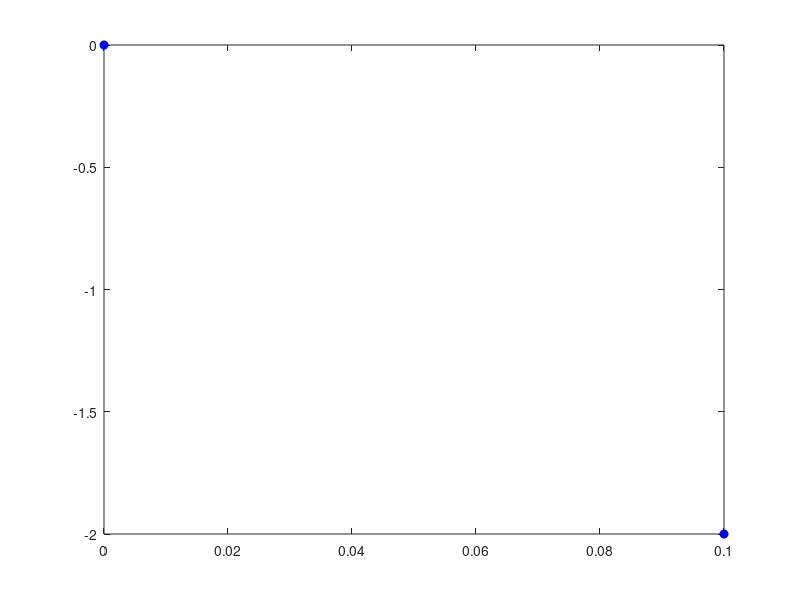

Source code (MATLAB): (Note: this script raises an error after producing the figure.)
degrees=0:0.1:2*pi;
traceXC=zeros(1,length(degrees));
traceYC=zeros(1,length(degrees));
traceXB=zeros(1,length(degrees));
traceYB=zeros(1,length(degrees));
traceMinX=zeros(1,length(degrees));
traceMinY=zeros(1,length(degrees));
%Location of Ground
Ground=-4.25;
count=0;
for theta=degrees
    count=count+1;
    %Location of Motor
    M=[0,0];
    plot(M(1),M(2),'b-o','MarkerFaceColor','b'); hold on;
    %Location of other fixed point
    F=[0.1,-2];
    plot(F(1),F(2),'b-o','MarkerFaceColor','b'); hold on;
    %Lengths of bars in the linkage (clockwise)
    a=1;
    b=4;
    c=.5;
    %Define the other points based on the line lengths
    A=[a*cos(theta),a*sin(theta)];
    B=((F-A)/norm(F-A))*b+A;
    C=computeFoot(A,B,c);
    %update trace plots
    traceXC(count)=C(1);
    traceYC(count)=C(2);
    traceXB(count)=B(1);
    traceYB(count)=B(2);
    if abs(C(1))>abs(B(1))
        traceMinX(count)=C(1);
        traceMinY(count)=C(2);
    else
        traceMinX(count)=B(1);
        traceMinY(count)=B(2);
    end
        
    %Plot line MA
    plot([M(1), A(1)], [M(2), A(2)],'r-');hold on;
    %Plot line AB
    plot([A(1), B(1)], [A(2), B(2)],'r-');hold on;
    %Plot line BC
    plot([B(1), C(1)], [B(2), C(2)],'r-');hold on;
    %Plot trace of foot
    plot(traceXB(1:count),traceYB(1:count),'g.');hold on;
    plot(traceXC(1:count),traceYC(1:count),'b.');hold on;
    plot(traceMinX(1:count),traceMinY(1:count),'m-');hold on;
    %Plot Horizantal line
    line([-10,10],[Ground,Ground]);hold off;
    axis([-4 4 -6 2]);
    pause(0.05);
end
T=computeTimeOnGround(traceMinY(1:count),Ground)

%Function Section
function C=computeFoot(A,B,lengthOfFoot)
 C_dir=cross([B(1)-A(1),B(2)-A(2),0],[0,0,1]);
 C=C_dir(1:2)/norm(C_dir(1:2))*-lengthOfFoot+B;
end
function Time_On_Ground = computeTimeOnGround(PositionVector,floorPos)
pointsOnGround=0;
totalTime=length(PositionVector);
for pos = PositionVector
    if pos<=floorPos
        pointsOnGround=pointsOnGround+1;
    end
end
Time_On_Ground=double(pointsOnGround)/double(totalTime)*100;
end

    
    